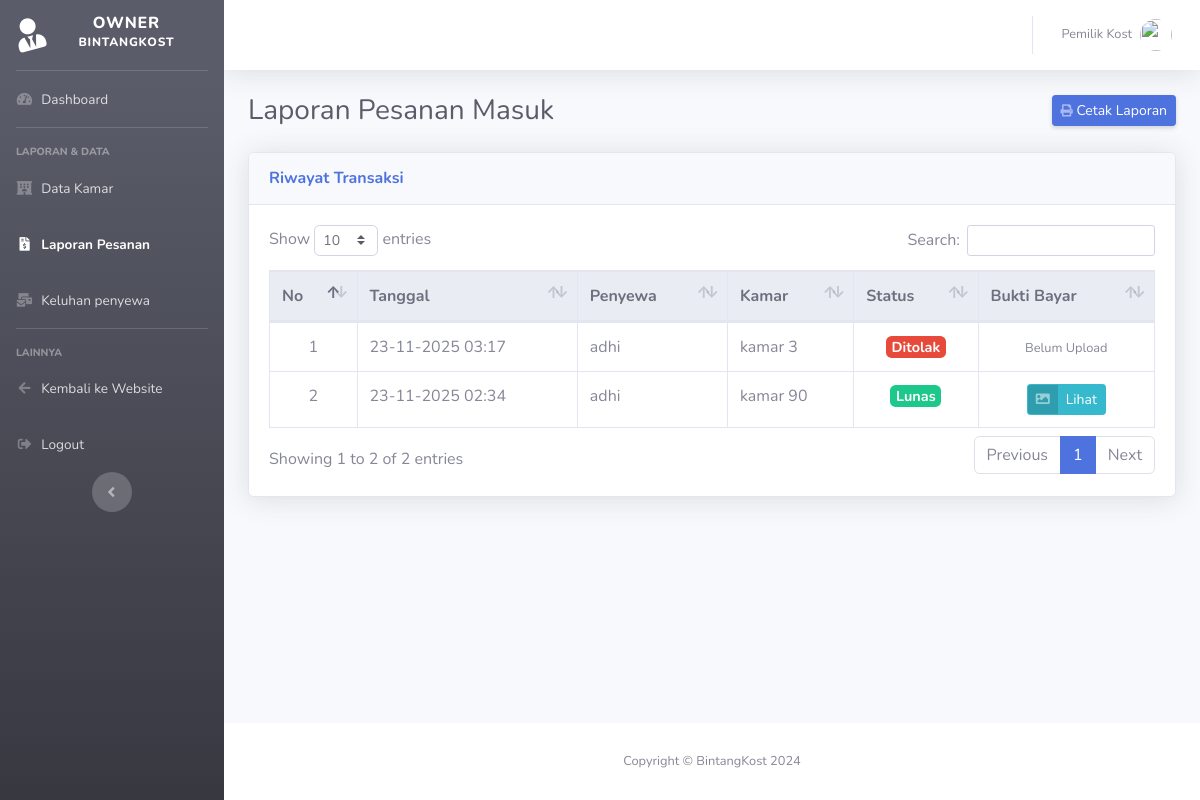
/pages/data_pesanan_pemilik.php, run on an earlier commit of the app's database.
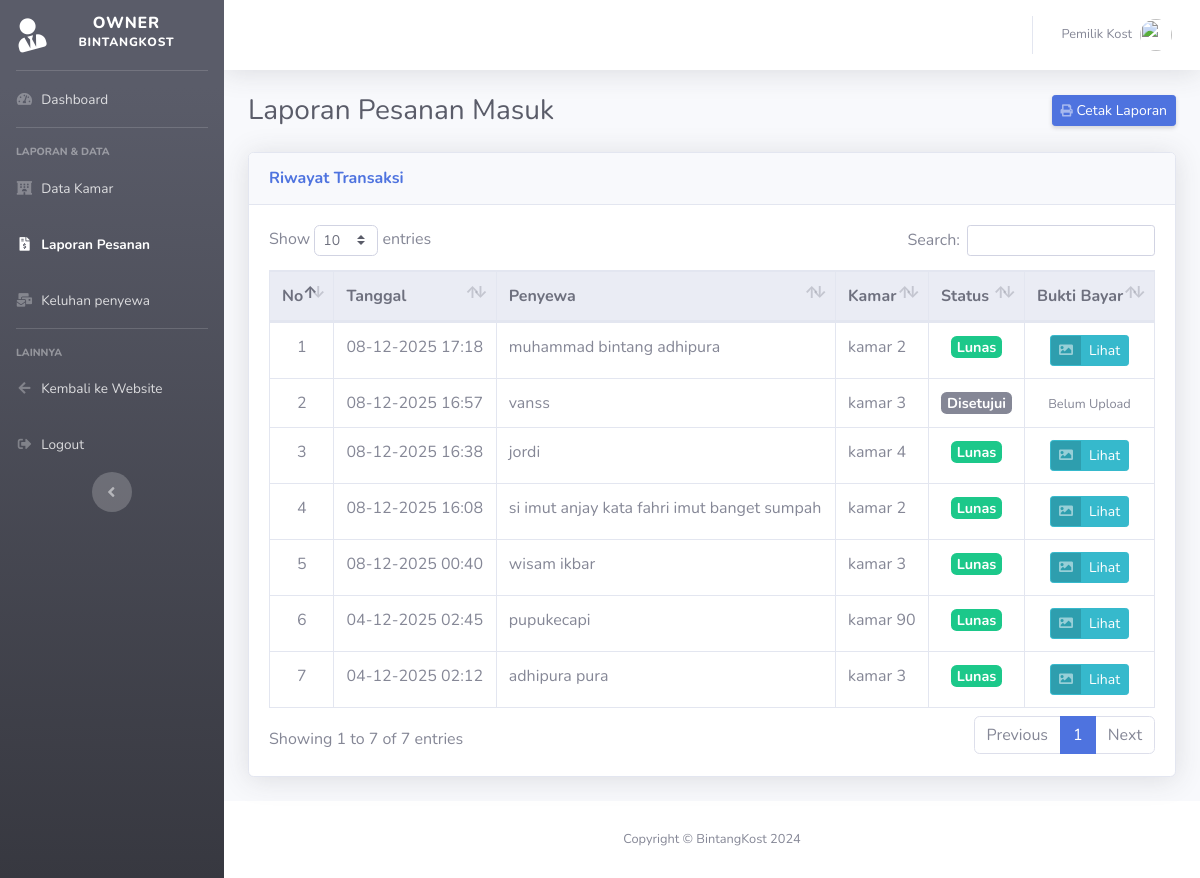
And on a later commit of the database.
### tables this page shows
CREATE TABLE `pengajuan_sewa` (
  `id_sewa` int NOT NULL,
  `id_user` int NOT NULL,
  `id_kamar` int NOT NULL,
  `nama_lengkap` varchar(100) NOT NULL,
  `alamat_ktp` text NOT NULL,
  `foto_ktp` varchar(255) NOT NULL,
  `tanggal_pengajuan` datetime NOT NULL DEFAULT CURRENT_TIMESTAMP,
  `status` varchar(50) NOT NULL,
  `bukti_bayar` varchar(255) DEFAULT NULL
);

CREATE TABLE `data_kamar` (
  `id_kamar` int NOT NULL,
  `nama_kamar` varchar(100) NOT NULL,
  `kategori` varchar(100) NOT NULL,
  `deskripsi` varchar(100) NOT NULL,
  `fasilitas` varchar(100) NOT NULL,
  `harga` int NOT NULL,
  `gambar` varchar(100) NOT NULL,
  `ketersediaan` varchar(100) NOT NULL
);

### pages/data_pesanan_pemilik.php (the view, shortened to what the changed rows need)
<?php
include '../proses/koneksi.php';
?>
<!DOCTYPE html>
<html lang="id">
<head>
    <link href="../vendor/fontawesome-free/css/all.min.css" rel="stylesheet" type="text/css">
    <link href="css/sb-admin-2.min.css" rel="stylesheet">
    <link href="../vendor/datatables/dataTables.bootstrap4.min.css" rel="stylesheet">
</head>
<body id="page-top">
    <div id="wrapper">
        <div id="content-wrapper" class="d-flex flex-column">
            <div id="content">
                <div class="container-fluid">
                    <div class="d-sm-flex align-items-center justify-content-between mb-4">
                        <h1 class="h3 mb-0 text-gray-800">Laporan Pesanan Masuk</h1>
                    </div>
                    <div class="card shadow mb-4">
                        <div class="card-body">
                            <div class="table-responsive">
                                <table class="table table-bordered table-hover" id="dataTable" width="100%" cellspacing="0">
                                    <thead class="thead-light">
                                        <tr>
                                            <th>No</th>
                                            <th>Tanggal</th>
                                            <th>Penyewa</th>
                                            <th>Kamar</th>
                                            <th>Status</th>
                                            <th>Bukti Bayar</th>
                                        </tr>
                                    </thead>
                                    <tbody>
                                        <?php
                                        $query = mysqli_query($koneksi, "
                                            SELECT p.*, k.nama_kamar
                                            FROM pengajuan_sewa p
                                            JOIN data_kamar k ON p.id_kamar = k.id_kamar
                                            ORDER BY p.tanggal_pengajuan DESC
                                        ");
                                        $no = 1;
                                        while ($row = mysqli_fetch_assoc($query)) :
                                            if($row['status'] == 'Lunas'){
                                                $badge = 'success';
                                            } elseif($row['status'] == 'Pending'){
                                                $badge = 'warning';
                                            } elseif($row['status'] == 'Ditolak'){
                                                $badge = 'danger';
                                            } else {
                                                $badge = 'secondary';
                                            }
                                        ?>
                                        <tr>
                                            <td class="text-center"><?= $no++; ?></td>
                                            <td><?= date('d-m-Y H:i', strtotime($row['tanggal_pengajuan'])); ?></td>
                                            <td><?= $row['nama_lengkap']; ?></td>
                                            <td><?= $row['nama_kamar']; ?></td>
                                            <td class="text-center">
                                                <span class="badge badge-<?= $badge; ?>" style="font-size: 0.9em;">
                                                    <?= $row['status']; ?>
                                                </span>
                                            </td>
                                            <td class="text-center">
                                                <?php if(!empty($row['bukti_bayar'])): ?>
                                                    <a href="../images/bukti/<?= $row['bukti_bayar']; ?>" target="_blank" class="btn btn-sm btn-info btn-icon-split">
                                                        <span class="icon text-white-50"><i class="fas fa-image"></i></span>
                                                        <span class="text">Lihat</span>
                                                    </a>
                                                <?php else: ?>
                                                    <span class="text-muted small">Belum Upload</span>
                                                <?php endif; ?>
                                            </td>
                                        </tr>
                                        <?php endwhile; ?>
                                    </tbody>
                                </table>
                            </div>
                        </div>
                    </div>
                </div>
                </div>
        </div>
        </div>
</body>
</html>

What changed in the data, as far as the page shows it:
removed pengajuan_sewa: tanggal_pengajuan "23-11-2025 03:17", nama_lengkap "adhi", id_kamar.nama_kamar "kamar 3", status "Ditolak", shows "Belum Upload"
removed pengajuan_sewa: tanggal_pengajuan "23-11-2025 02:34", nama_lengkap "adhi", id_kamar.nama_kamar "kamar 90", status "Lunas"
added pengajuan_sewa: tanggal_pengajuan "08-12-2025 17:18", nama_lengkap "muhammad bintang adhipura", id_kamar.nama_kamar "kamar 2", status "Lunas"
added pengajuan_sewa: tanggal_pengajuan "08-12-2025 16:57", nama_lengkap "vanss", id_kamar.nama_kamar "kamar 3", status "Disetujui", shows "Belum Upload"
added pengajuan_sewa: tanggal_pengajuan "08-12-2025 16:38", nama_lengkap "jordi", id_kamar.nama_kamar "kamar 4", status "Lunas"
added pengajuan_sewa: tanggal_pengajuan "08-12-2025 16:08", nama_lengkap "si imut anjay kata fahri imut banget sumpah", id_kamar.nama_kamar "kamar 2", status "Lunas"
added pengajuan_sewa: tanggal_pengajuan "08-12-2025 00:40", nama_lengkap "wisam ikbar", id_kamar.nama_kamar "kamar 3", status "Lunas"
added pengajuan_sewa: tanggal_pengajuan "04-12-2025 02:45", nama_lengkap "pupukecapi", id_kamar.nama_kamar "kamar 90", status "Lunas"
added pengajuan_sewa: tanggal_pengajuan "04-12-2025 02:12", nama_lengkap "adhipura pura", id_kamar.nama_kamar "kamar 3", status "Lunas"
Also different on the page:
text written by a page script: "Show entries Search: Showing 1 to 2 of 2 entries Previous 1 Next" → "Show entries Search: Showing 1 to 7 of 7 entries Previous 1 Next"
